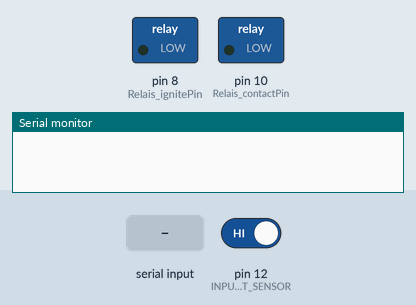
A sketch run on a simulated Arduino Uno, built with avr-gcc and run on an emulated ATmega328P. Shown: switched loads named in the sketch (green lamp = pin HIGH), the last lines printed to the serial monitor. The inputs (shaded band) are chosen by the test bench; at power-on: pin 12 (INPUT_TILT_SENSOR) HIGH.

Above: at 1.2 s.
1.3 s: "start/" received over the second serial link
At 2.5 s:
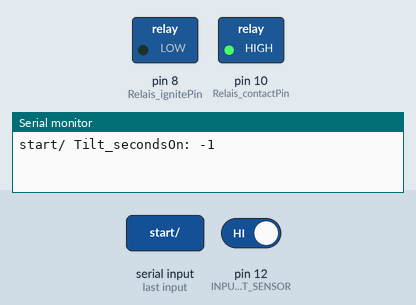
2.8 s: "stop/" received over the second serial link
At 3.7 s:
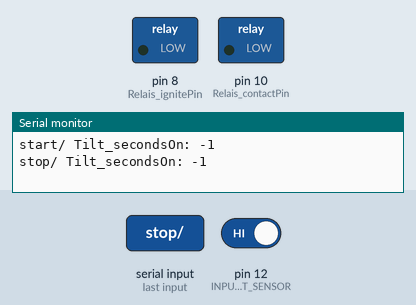
Timing chart, 0 to 5.8 s (numbered marks = the images above; inputs shaded):
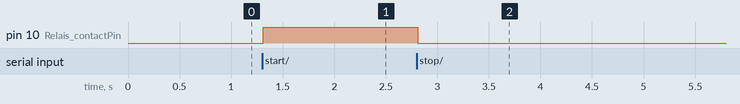

The sketch:

ArduinoNanoController.ino
```cpp
void setup() {
  Debug_setup();
  Relais_setup();
  Serial_setup();
  Tilt_setup();
}

void loop() {
  Debug_loop();
  Relais_loop();
  Serial_loop();
  Tilt_loop();
}
```

Debug.ino
```cpp
void Debug_setup() {
  Serial.begin(9600);
}

void Debug_loop() {

}
```

Relais.ino
```cpp
const byte Relais_contactPin = 10;
const byte Relais_ignitePin = 8;

void Relais_setup() {
    pinMode(Relais_contactPin, OUTPUT); //contact
    pinMode(Relais_ignitePin, OUTPUT); //Start engine
}

void Relais_loop() {

}

void Relais_startContact(){
  digitalWrite(Relais_contactPin, HIGH);
}

void Relais_stopContact(){
  digitalWrite(Relais_contactPin, LOW);
}

void Relais_ignite(int ignitionTime){
  if(ignitionTime < 500 || ignitionTime > 2500){
    return;
  }

  Serial.println("IGNITE");

  unsigned long startTime = millis();

  digitalWrite(Relais_ignitePin, HIGH);

  while(millis() - startTime <= ignitionTime){

  }

  digitalWrite(Relais_ignitePin, LOW);
}
```

Serial.ino
```cpp
#include <SoftwareSerial.h>

const byte Serial_pin1 = 2;
const byte Serial_pin2 = 3;

SoftwareSerial ArduinoUno(Serial_pin1, Serial_pin2 );

String readString;

bool contact = false;

void Serial_setup() {
  ArduinoUno.begin(19200);
}

void Serial_loop() {
  while (ArduinoUno.available()) {
   delay(2);  //delay to allow byte to arrive in input buffer
   char c = ArduinoUno.read();
   readString += c;
  }


  if (readString.length() > 0) {
    if(readString == "start/" || readString == "stop/" || readString.startsWith("ignition/") || readString == "status/"){
      Serial.print(readString + " ");
    }

    if(readString == "start/"){
      Relais_startContact();
      contact = true;
    }

    if(readString == "stop/"){
      Relais_stopContact();
      contact = false;
    }

    if(readString.startsWith("ignition/")){
      Serial.println("1234");
      if(contact){
        String ignitionTimeString = readString.substring(9);
        int ignitionTime = ignitionTimeString.toInt();
        Relais_ignite(ignitionTime);
      }
    }

    if(readString == "status/"){
      //int aRandomNumber = random(0, 1000);

//      char numberOfSecondsOn[13];
//      int randomNumber = random( -2, 1);
//      Serial.println(randomNumber);
//      sprintf(numberOfSecondsOn, "%d", /*aRandomNumber*/ -2);


      long statusCar;
      if(!contact){
        statusCar = -2;
      } else if (contact && !Tilt_on()){
        statusCar = -1;
      } else if (contact && Tilt_on()){
        statusCar = Tilt_secondsOn();
      }

      //todo it doesn't really turn off based on the tilt,
      //once it was turned on the first time it shows the initial time afterwards

      Serial.println(statusCar);

      char serialCarStatus[13];
      sprintf(serialCarStatus, "%d", statusCar);
      ArduinoUno.write(serialCarStatus);
    }
    readString="";

    Serial.print("Tilt_secondsOn: ");
    Serial.println(Tilt_secondsOn());
  }

}
```

Tilt.ino
```cpp
const int INPUT_TILT_SENSOR = 12;

const int STATUS_INTERVAL = 1000;
const int TILT_INTERVAL = 10;

const int CHECK_PRE = 5;

bool checkForStatus = true;
bool checkForTilt = true;

bool wasDisruptedInlastTwoSeconds = false;

long tiltStatus = -1;

void Tilt_setup() {
  pinMode(INPUT_TILT_SENSOR , INPUT);
}

void Tilt_loop() {
  unsigned long currentStatusWaitTime = millis() % STATUS_INTERVAL;

  //reporting the status
  if (currentStatusWaitTime >= (STATUS_INTERVAL - CHECK_PRE) && checkForStatus) {
    if(wasDisruptedInlastTwoSeconds)
    {
      //Serial.println("the car is on");
      Tilt_registerCarOn();
      wasDisruptedInlastTwoSeconds = false;
    }else{
      //Serial.println("the car is not on");
      Tilt_registerCarOff();
    }
    checkForStatus = false;
  } else if (currentStatusWaitTime <= CHECK_PRE && !checkForStatus) {
    checkForStatus = true;
  }


  unsigned long currentTiltWaitTime = millis() % TILT_INTERVAL;

  //reporting the tilt
  if (currentTiltWaitTime >= (TILT_INTERVAL - CHECK_PRE) && checkForTilt && !wasDisruptedInlastTwoSeconds) {
    if(digitalRead(INPUT_TILT_SENSOR) == LOW)
    {
      //Serial.println("busted");
      wasDisruptedInlastTwoSeconds = true;
    }
    checkForTilt = false;
  } else if (currentTiltWaitTime <= CHECK_PRE && !checkForTilt) {
    checkForTilt = true;
  }
}

void Tilt_registerCarOn(){
  if(tiltStatus == -1){
    tiltStatus = (long) (millis() / 1000);
  }
}

void Tilt_registerCarOff(){
  tiltStatus = -1;
  //Serial.print("Tilt status: ");
  //Serial.println(tiltStatus);
}

bool Tilt_on(){
  return tiltStatus != -1;
}

long Tilt_secondsOn() {
  //this method should return -1 when tiltstatus is - 1
  if(tiltStatus < 0){
    return tiltStatus;
  }
  return (long) (millis() / 1000) - tiltStatus;
}
```

Measured:
- after the input at 1.3 s, pin 10 (Relais_contactPin): LOW → HIGH at once
- after the input at 2.8 s, pin 10 (Relais_contactPin): HIGH → LOW at once
